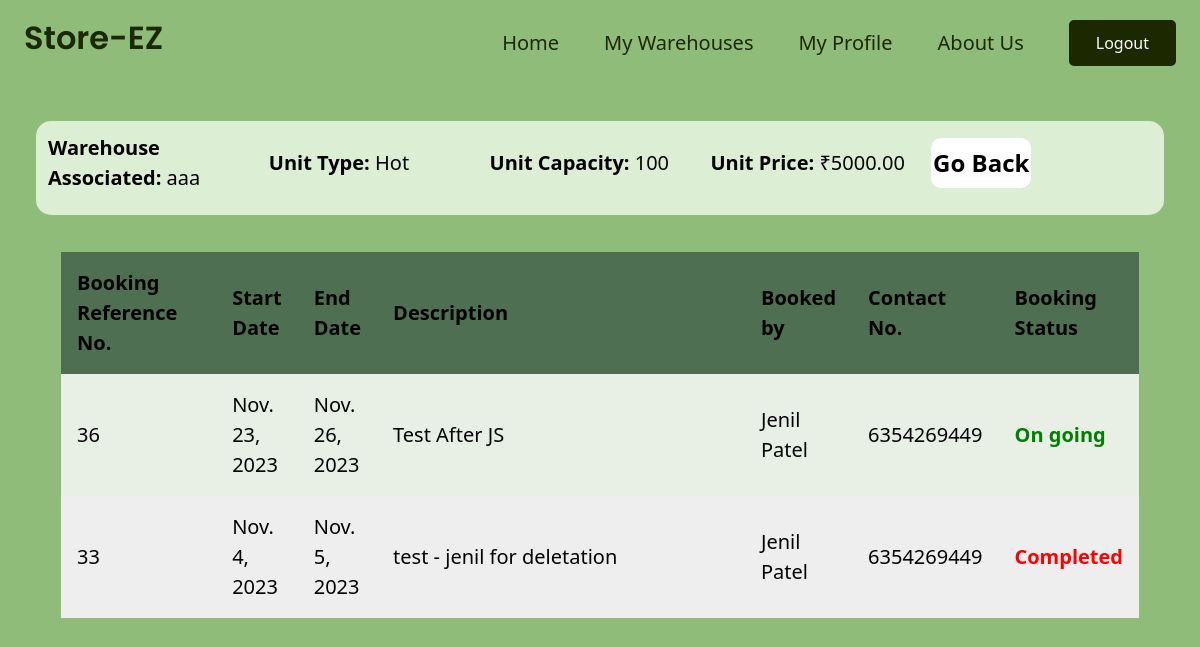
Page /warehouse/12/unit/17/ (signed in) on the committed database.
### mainapp/models.py (models this page shows, shortened)
class Warehouse(models.Model):
    name = models.CharField(max_length=100)
    address = models.TextField()
    city = models.CharField(max_length=100)
    state = models.CharField(max_length=100)
    poc_name = models.CharField(max_length=100, null=True)
    poc_phone_no = models.DecimalField(max_digits=10, decimal_places=0)
    owner = models.ForeignKey(Warehouse_owner, on_delete=models.CASCADE)
    image = models.ImageField(default="images/default_warehouse_image.jpg",upload_to="images/warehouse/",blank=True,null=True)
    latitude = models.FloatField(default=23.1862737352)
    longitude = models.FloatField(default = 72.6283225558)

class Unit(models.Model):
    id = models.BigAutoField(primary_key=True)
    type = models.CharField(max_length=100) # Check box field
    capacity = models.IntegerField()
    price = models.DecimalField(max_digits=10, decimal_places=2)
    warehouse = models.ForeignKey(Warehouse, on_delete=models.CASCADE)

class Booking(models.Model):
    id = models.BigAutoField(primary_key=True)
    start_date = models.DateField(default= date.today)
    end_date = models.DateField(default= date.today)
    description = models.TextField()
    unit = models.ManyToManyField(Unit)
    farmer = models.ForeignKey(Farmer,on_delete=models.CASCADE, null=True)
    date = models.DateTimeField(auto_now_add=True)

class Farmer(models.Model):
    first_name = models.CharField(max_length=100, null=True)
    last_name = models.CharField(max_length=100, null=True)
    email = models.EmailField(max_length=200, null=True)
    phone_no = models.DecimalField(max_digits=10, decimal_places=0, null=True)
    city = models.CharField(max_length=100, null=True)
    state = models.CharField(max_length=100, null=True)
    image = models.ImageField(default="images/default_user_image.jpg",upload_to="images/farmer/",blank=True,null=True)
    def __str__(self) -> str:
        return f'{self.first_name} {self.last_name}'

### Warehouse/views.py (the view)
# urls.py: path("warehouse/<int:id>/unit/<int:id1>/", views.unit, name='unit'),
@login_required(login_url='login')
def unit(request, id, id1):
    warehouse = Warehouse.objects.get(id=id)
    unit = Unit.objects.get(id=id1)
    all_bookings = Booking.objects.filter(unit=id1)
    current_date = timezone.now().date()
    current_booking = all_bookings.filter(end_date__gte=current_date).order_by('-end_date')
    prev_booking = all_bookings.filter(end_date__lt=current_date).order_by('-end_date')
    context = {'warehouse':warehouse, 'unit':unit, 'current_booking':current_booking, 'prev_booking': prev_booking, 'id':id}
    return render(request, 'warehouse/unit.html', context)

### Warehouse/templates/Warehouse/unit.html (shortened to what this page needs)
{% extends 'base.html' %}
{% load static %}
{% block css %}
    <link rel="stylesheet" href="{% static 'Warehouse/css/singleunit.css'%}">
{% endblock %}
{% block content %}
<div class="info-row">
    <div class="ab">
      <div class="ind-row">
        <b>
          Warehouse Associated:
        </b> {{ warehouse.name }}
      </div>
      <div class="ind-row">
        <b>
          Unit Type:
        </b> {{ unit.type }}
      </div>
      <div class="ind-row">
        <b>
          Unit Capacity:
        </b> {{ unit.capacity }}
      </div>
      <div class="ind-row">
        <b>
          Unit Price:
        </b> ₹{{ unit.price }}
      </div>
      <div class="ind-row">
          <button onclick="location.href='{% url 'all_units' id%}'" type="button"> Go Back</button>
      </div>
    </div>
    </div>
  <div class="wrapperr">
    <div class="table-container">
      <table>
        <tr class="table-heading">
          <th>Booking Reference No.</th>
          <th>Start Date</th>
          <th>End Date</th>
          <th>Description</th>
          <th>Booked by</th>
          <th>Contact No.</th>
          <th>Booking Status</th>
        </tr>
        {% for booking in current_booking %}
        <tr class="not-heading">
          <td data-cell="Booking Number" style="width:15%;"> {{booking.id}} </td>
          <td data-cell="Start Date">{{ booking.start_date}}</td>
          <td data-cell="End Date">{{ booking.end_date}}</td>
          <td data-cell="Description" style="width:40%;">{{ booking.description}}</td>
          <td data-cell="Booked By">{{ booking.farmer}}</td>
          <td data-cell="Contact No.">{{ booking.farmer.phone_no}}</td>
          <td class="on-going" data-cell="Booked Status" class="on-going"><b>On going</b></td>
        </tr>
        {% endfor %}
        {% for booking in prev_booking %}
        <tr>
          <td data-cell="Booking Number" style="width:15%;"> {{booking.id}} </td>
          <td data-cell="Start Date">{{ booking.start_date}}</td>
          <td data-cell="End Date">{{ booking.end_date}}</td>
          <td data-cell="Description" style="width:40%;">{{ booking.description}}</td>
          <td data-cell="Booked By">{{ booking.farmer}}</td>
          <td data-cell="Contact No.">{{ booking.farmer.phone_no}}</td>
          <td class="completed" data-cell="Booked Status"><b>Completed</b></td>
        </tr>
        {% endfor %}
      </table>
    </div>
  </div>
{% endblock %}

### static/css/base.css (style rules this page uses)
* { margin:0; padding:0; box-sizing:border-box; }

### Warehouse/static/Warehouse/css/singleunit.css (style rules this page uses)
body { color:#000; font-size:1.25rem; font-family:system-ui; line-height:1.5; background-color: #90bc79; }
.wrapperr { display:flex; flex-direction: column; border:solid; border-width:1px; border-color:#90bc79; margin: auto; max-width: 90%; border-radius:15px; }
.info-row { display: flex; justify-content: space-between; align-items: center; padding: 1%; background-color: #dceed3; margin: 3%; border-radius: 15px; }
.info-row button { background-color:white; border:none; height:50px; width:100px; border-radius:10px; cursor:pointer; color:#000000; font-weight: 700; font-size:larger; }
.info-row .ab { flex:2; display:flex; justify-content: space-between; align-items:center; }
.info-row .ab div { flex:2; padding-bottom:10px; }
.table-container { max-width:100%; }
table { width:100%; border-collapse:collapse; background:#eee; }
.table-heading { background-color: #4F6F52; border-radius: 15px; }
th,td { padding:1rem; }
caption,th { text-align:left; }
tr:nth-of-type(2n) { background:hsl(99.9 62.8% 83.1% / 0.2); }
.on-going { color: green; }
.completed { color: red; }

### rows in the picture
Warehouse: name "aaa"
Unit: type "Hot", capacity "100", price "5000.00"
Booking: id "36", start_date "Nov. 23, 2023", end_date "Nov. 26, 2023", description "Test After JS", farmer "Jenil Patel", farmer.phone_no "6354269449"
Booking: id "33", start_date "Nov. 4, 2023", end_date "Nov. 5, 2023", description "test - jenil for deletation", farmer "Jenil Patel", farmer.phone_no "6354269449"
